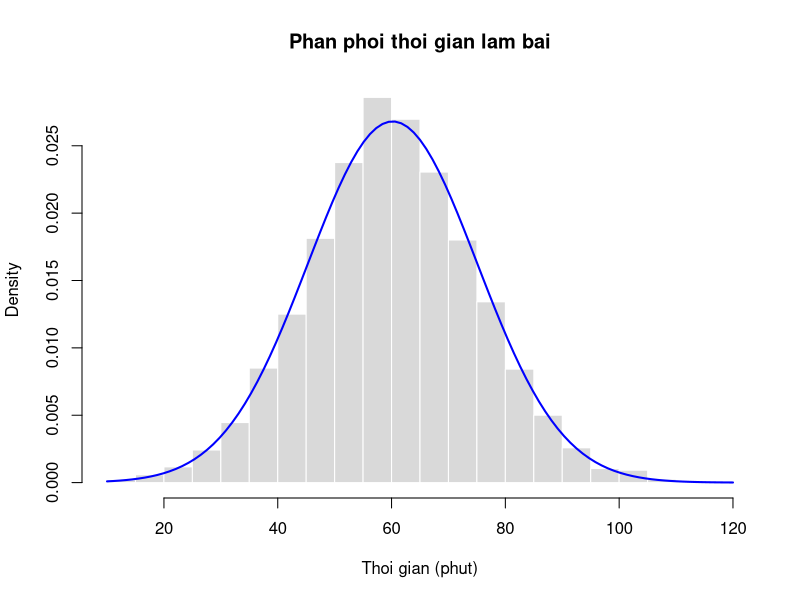
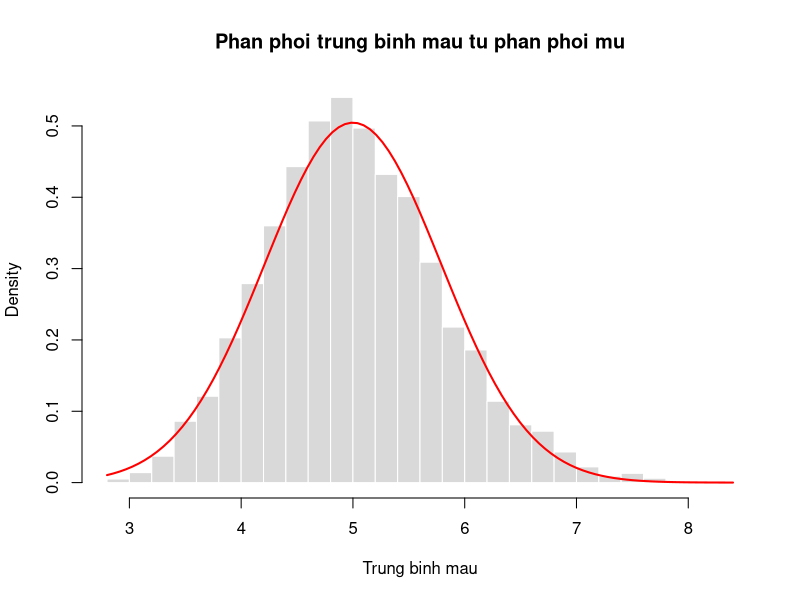
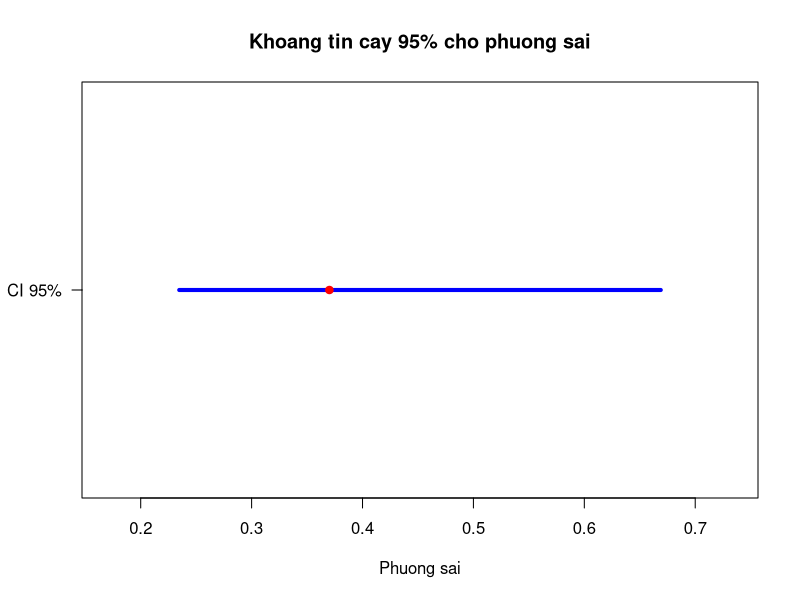
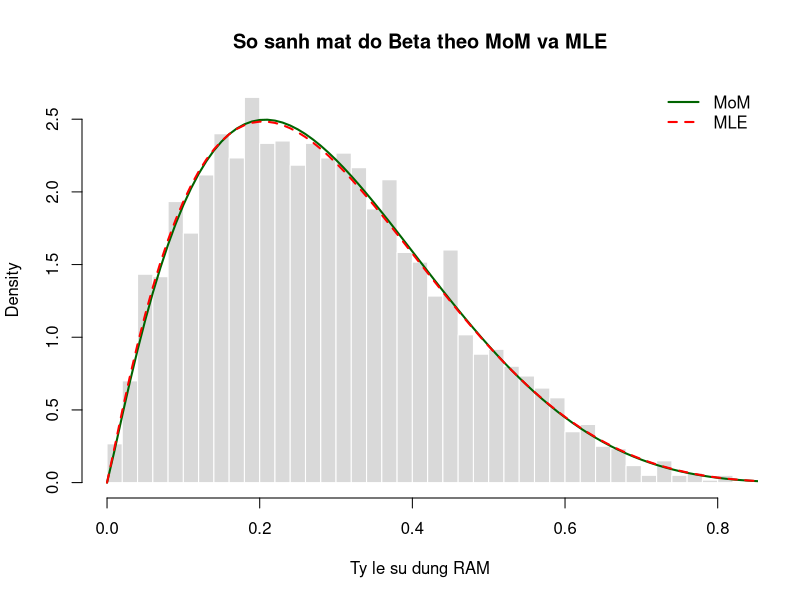

These figures' R source, in order:
## ---- chunk 1
knitr::opts_chunk$set(echo = TRUE, message = FALSE, warning = FALSE,
                      fig.width = 7, fig.height = 4.5)
## ---- chunk 2
set.seed(104)

raw_time <- rnorm(5000, mean = 60, sd = 15)

na_pos <- sample(seq_along(raw_time), 150)
raw_time[na_pos] <- NA

negative_pool <- setdiff(seq_along(raw_time), na_pos)
negative_pos <- sample(negative_pool, 50)
raw_time[negative_pos] <- -abs(raw_time[negative_pos])

clean_time <- raw_time[!is.na(raw_time) & raw_time >= 0]
final_data <- data.frame(Time = clean_time)
final_data_time <- final_data

c(
  so_quan_sat_ban_dau = length(raw_time),
  so_NA = sum(is.na(raw_time)),
  so_gia_tri_am = sum(raw_time < 0, na.rm = TRUE),
  so_quan_sat_sau_lam_sach = nrow(final_data)
)

head(final_data)
## ---- chunk 3
mean_time <- mean(final_data$Time)
sd_time <- sd(final_data$Time)

c(trung_binh_mau = mean_time, do_lech_chuan_mau = sd_time)

hist(final_data$Time,
     freq = FALSE,
     breaks = 30,
     col = "gray85",
     border = "white",
     main = "Phan phoi thoi gian lam bai",
     xlab = "Thoi gian (phut)")

curve(dnorm(x, mean = mean_time, sd = sd_time),
      add = TRUE,
      col = "blue",
      lwd = 2)
## ---- chunk 4
prob_before_45 <- pnorm(45, mean = mean_time, sd = sd_time)
prob_before_45
## ---- chunk 5
fastest_5_percent_cutoff <- qnorm(0.05, mean = mean_time, sd = sd_time)
fastest_5_percent_cutoff
## ---- chunk 6
simulate_clt_exp <- function(n, lambda, R = 5000) {
  sample_means <- numeric(R)
  
  for (i in seq_len(R)) {
    sample_means[i] <- mean(rexp(n, rate = lambda))
  }
  
  sample_means
}

set.seed(202)

n_exp <- 40
lambda_exp <- 0.2
exp_means <- simulate_clt_exp(n = n_exp, lambda = lambda_exp, R = 5000)

head(exp_means)
## ---- chunk 7
theory_mean <- 1 / lambda_exp
theory_sd <- sqrt(1 / (n_exp * lambda_exp^2))

hist(exp_means,
     freq = FALSE,
     breaks = 35,
     col = "gray85",
     border = "white",
     main = "Phan phoi trung binh mau tu phan phoi mu",
     xlab = "Trung binh mau")

curve(dnorm(x, mean = theory_mean, sd = theory_sd),
      add = TRUE,
      col = "red",
      lwd = 2)

c(trung_binh_ly_thuyet = theory_mean, do_lech_chuan_ly_thuyet = theory_sd)
## ---- chunk 8
set.seed(203)

sample_30 <- sample(exp_means, size = 30)
sample_var <- var(sample_30)
df_var <- length(sample_30) - 1
alpha_var <- 0.05

var_ci <- c(
  lower = df_var * sample_var / qchisq(1 - alpha_var / 2, df = df_var),
  upper = df_var * sample_var / qchisq(alpha_var / 2, df = df_var)
)

variance_report <- data.frame(
  sample_variance = sample_var,
  lower_95 = var_ci["lower"],
  upper_95 = var_ci["upper"]
)

variance_report
## ---- chunk 9
pad_var <- diff(var_ci) * 0.15

plot(NA,
     xlim = c(var_ci["lower"] - pad_var, var_ci["upper"] + pad_var),
     ylim = c(0, 1),
     yaxt = "n",
     xlab = "Phuong sai",
     ylab = "",
     main = "Khoang tin cay 95% cho phuong sai")

segments(var_ci["lower"], 0.5, var_ci["upper"], 0.5,
         col = "blue", lwd = 4)
points(sample_var, 0.5, pch = 19, col = "red")
axis(2, at = 0.5, labels = "CI 95%", las = 1)
## ---- chunk 10
set.seed(303)

final_data <- data.frame(
  ram_usage = rbeta(3000, shape1 = 2, shape2 = 5)
)

ram_usage <- final_data$ram_usage

summary(ram_usage)
## ---- chunk 11
m_ram <- mean(ram_usage)
v_ram <- var(ram_usage)
common_part <- m_ram * (1 - m_ram) / v_ram - 1

alpha_mom <- m_ram * common_part
beta_mom <- (1 - m_ram) * common_part

mom_result <- c(alpha_MoM = alpha_mom, beta_MoM = beta_mom)
mom_result
## ---- chunk 12
nll_beta <- function(params, data) {
  alpha <- params[1]
  beta <- params[2]
  -sum(dbeta(data, shape1 = alpha, shape2 = beta, log = TRUE))
}

mle_fit <- nlminb(
  start = c(alpha_mom, beta_mom),
  objective = nll_beta,
  data = ram_usage,
  lower = c(1e-6, 1e-6)
)

alpha_mle <- mle_fit$par[1]
beta_mle <- mle_fit$par[2]

mle_result <- c(alpha_MLE = alpha_mle, beta_MLE = beta_mle)
mle_result
## ---- chunk 13
hist(ram_usage,
     freq = FALSE,
     breaks = 40,
     col = "gray85",
     border = "white",
     main = "So sanh mat do Beta theo MoM va MLE",
     xlab = "Ty le su dung RAM")

curve(dbeta(x, shape1 = alpha_mom, shape2 = beta_mom),
      from = 0, to = 1,
      add = TRUE,
      col = "darkgreen",
      lwd = 2)

curve(dbeta(x, shape1 = alpha_mle, shape2 = beta_mle),
      from = 0, to = 1,
      add = TRUE,
      col = "red",
      lwd = 2,
      lty = 2)

legend("topright",
       legend = c("MoM", "MLE"),
       col = c("darkgreen", "red"),
       lty = c(1, 2),
       lwd = 2,
       bty = "n")
## ---- chunk 14
ordered_ram <- sort(ram_usage)
n_ram <- length(ordered_ram)
alpha_median <- 0.01

lower_index <- qbinom(alpha_median / 2, size = n_ram, prob = 0.5)
upper_index <- qbinom(1 - alpha_median / 2, size = n_ram, prob = 0.5) + 1

lower_index <- max(1, lower_index)
upper_index <- min(n_ram, upper_index)

median_ci <- c(
  lower = ordered_ram[lower_index],
  upper = ordered_ram[upper_index]
)

coverage <- pbinom(upper_index - 1, size = n_ram, prob = 0.5) -
  pbinom(lower_index - 1, size = n_ram, prob = 0.5)

median_report <- data.frame(
  lower_index = lower_index,
  upper_index = upper_index,
  lower_99 = median_ci["lower"],
  upper_99 = median_ci["upper"],
  coverage = coverage
)

median_report
